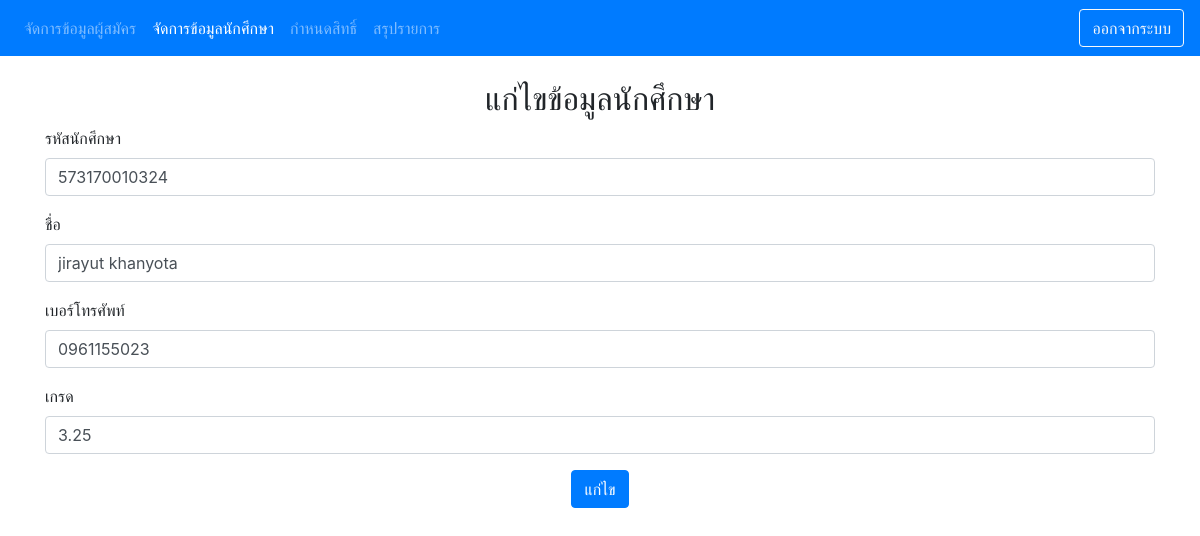
/FromStudent.php?Number_ID=1, run on an earlier commit of the app's database.
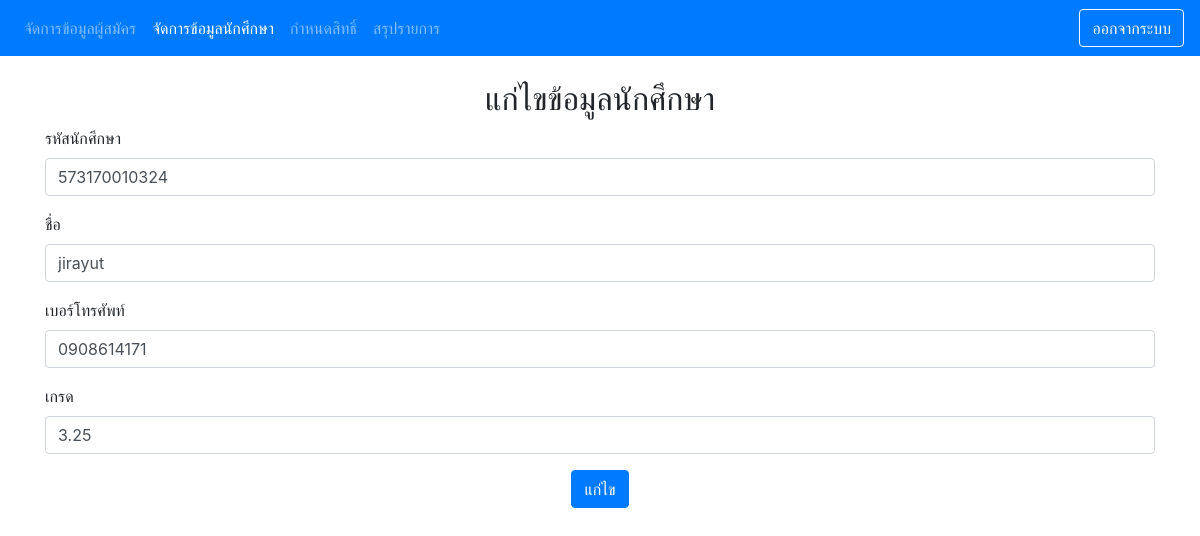
And on a later commit of the database.
### tables this page shows
CREATE TABLE `tb_number` (
  `Number_ID` int(11) NOT NULL,
  `Number_Code` varchar(50) NOT NULL,
  `Number_User` varchar(50) NOT NULL,
  `Number_Name` varchar(50) NOT NULL,
  `Number_Sub` varchar(150) NOT NULL,
  `Number_Phone` varchar(50) NOT NULL,
  `Grade` double NOT NULL,
  `status` int(11) NOT NULL,
  `Year` varchar(150) NOT NULL,
  `room` int(11) NOT NULL,
  `Faculty_Name` varchar(255) NOT NULL
);

### FromStudent.php (the view, shortened to what this page needs)
<?php include 'Header.php';
include 'Menu/MenuStudent.php'; ?>
<div class="container">
  <?php
    $sql ="SELECT * FROM tb_number WHERE Number_ID = '".$_GET['Number_ID']."' ";
    $query = mysql_query($sql);
    $data = mysql_fetch_array($query);
   ?>
   <div class="text-center">
     <h2>แก่ไขข้อมูลนักศึกษา</h2>
   </div>
  <form action="Update_Student.php?Number_ID=<?php echo $data['Number_ID']?>" method="post">
    <div class="form-group">
      <label>รหัสนักศึกษา</label>
      <input type="number" class="form-control" required  value="<?php echo $data['Number_Code']?>" name="Number_Code">
    </div>
    <div class="form-group">
      <label>ชื่อ</label>
      <input type="text" class="form-control"  value="<?php echo $data['Number_Name']?>" name="Number_Name">
    </div>
    <div class="form-group">
      <label>เบอร์โทรศัพท์</label>
      <input type="number" class="form-control"  value="<?php echo $data['Number_Phone']?>" name="Number_Phone">
    </div>
    <div class="form-group">
      <label>เกรด</label>
      <input type="text" class="form-control"   value="<?php echo $data['Grade']?>" name="Grade">
    </div>
    <div class="text-center">
      <input type="submit" class="btn btn-primary" name="Edit"  value="แก่ไข">
    </div>
  </form>
<?php include 'Footer.php'; ?>

### Header.php (shortened to what this page needs)
<!DOCTYPE html>
<html lang="en">
<head>
  <link href="vendor/bootstrap/css/bootstrap.min.css" rel="stylesheet">
  <link href="vendor/font-awesome/css/font-awesome.min.css" rel="stylesheet" type="text/css">
  <link href="vendor/datatables/dataTables.bootstrap4.css" rel="stylesheet">
  <link href="css/sb-admin.css" rel="stylesheet">
</head>
<body>

### Menu/MenuStudent.php
<nav class="navbar navbar-expand-lg navbar-dark bg-primary" >
  <div class="collapse navbar-collapse" id="navbarSupportedContent">
    <ul class="navbar-nav mr-auto">
      <li class="nav-item ">
        <a class="nav-link" href="Home.php">จัดการข้อมูลผู้สมัคร <span class="sr-only">(current)</span></a>
      </li>
      <li class="nav-item active">
        <a class="nav-link" href="Student.php">จัดการข้อมูลนักศึกษา <span class="sr-only">(current)</span></a>
      </li>
      <li class="nav-item ">
        <a class="nav-link" href="Permissions.php">กำหนดสิทธิ์ <span class="sr-only">(current)</span></a>
      </li>
      <li class="nav-item ">
        <a class="nav-link" href="Report.php">สรุปรายการ<span class="sr-only">(current)</span></a>
      </li>
    </ul>
    <form action="Login.php" class="form-inline my-2 my-lg-0">
      <button class="btn btn-outline-light my-2 my-sm-0" type="submit">ออกจากระบบ</button>
    </form>
  </div>
</nav>
<br>

### Footer.php (shortened to what this page needs)
</html>
</body>
</html>

### css/sb-admin.css (style rules this page uses)
html { position: relative; min-height: 100%; }
body { overflow-x: hidden; }

What changed in the data, as far as the page shows it:
changed tb_number: Number_Name "jirayut khanyota" → "jirayut"; Number_Phone "0961155023" → "0908614171"
